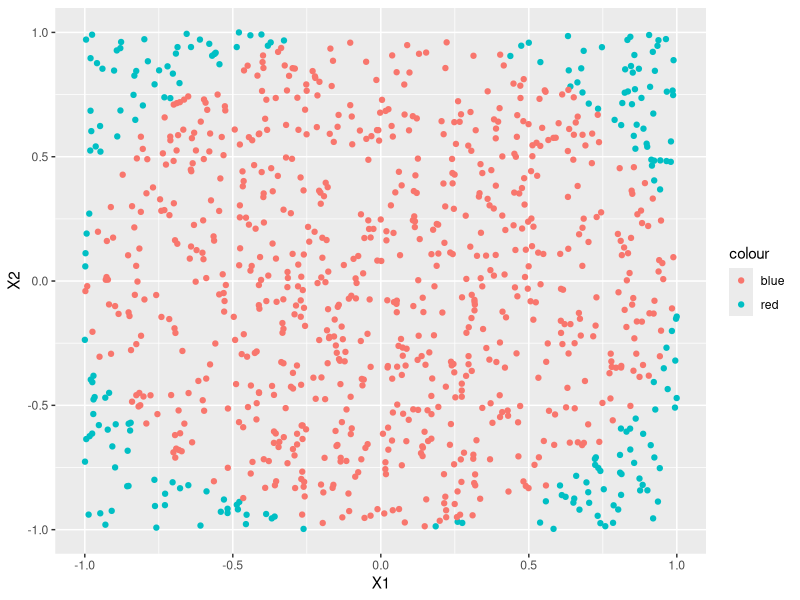
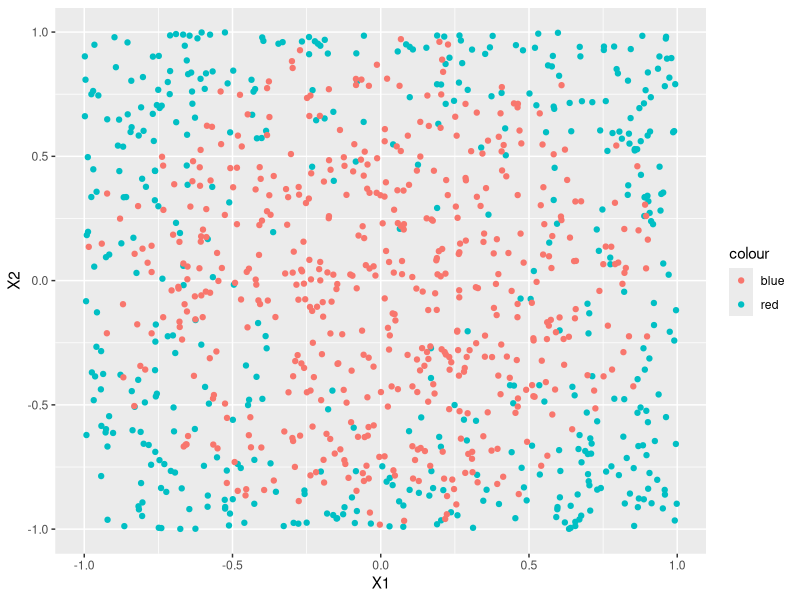
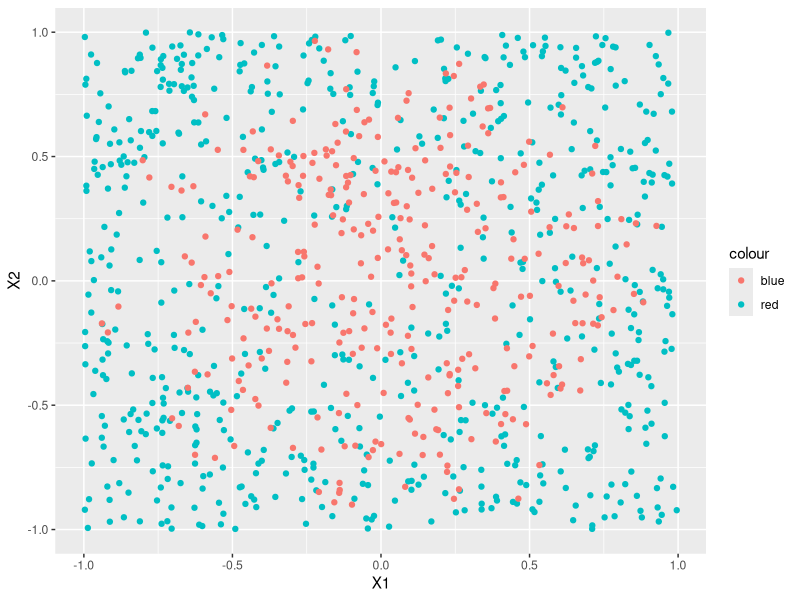
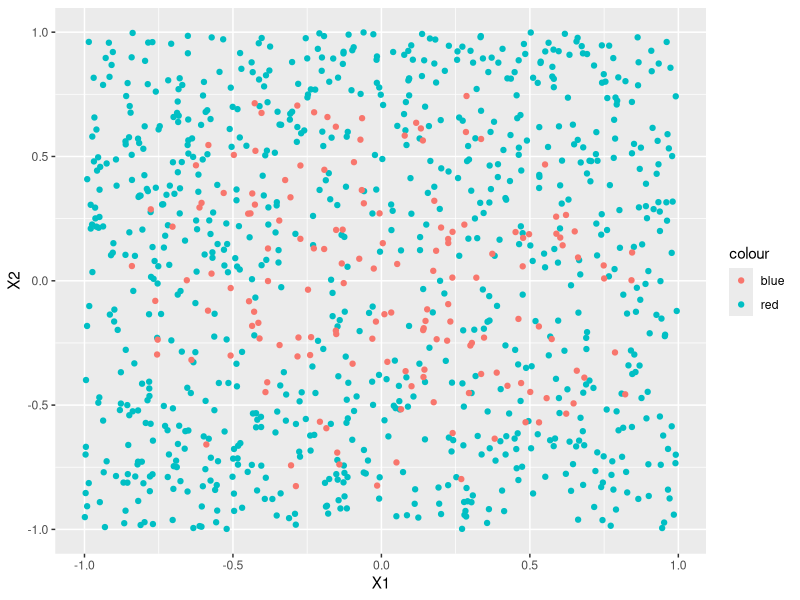
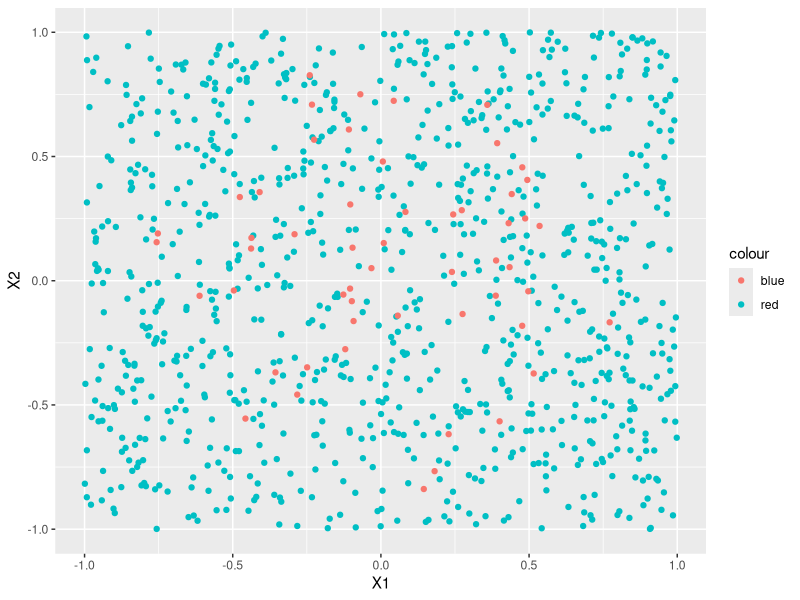
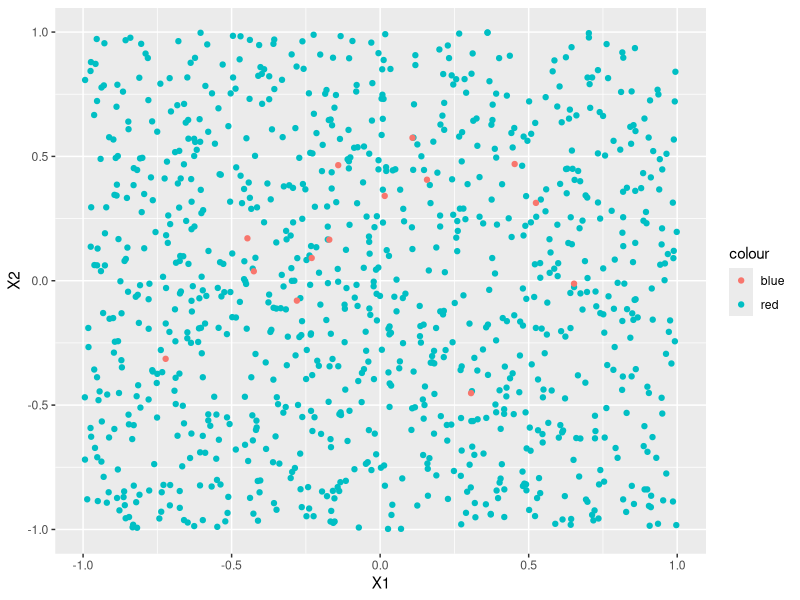
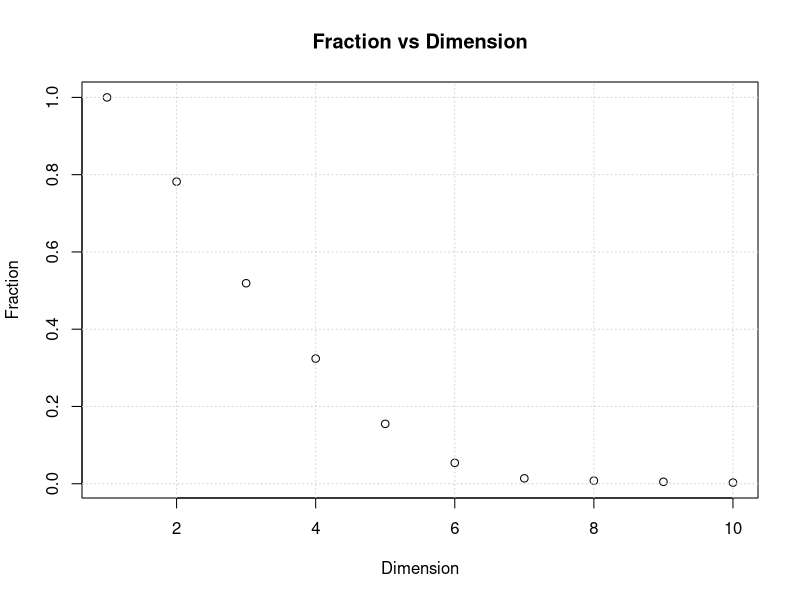
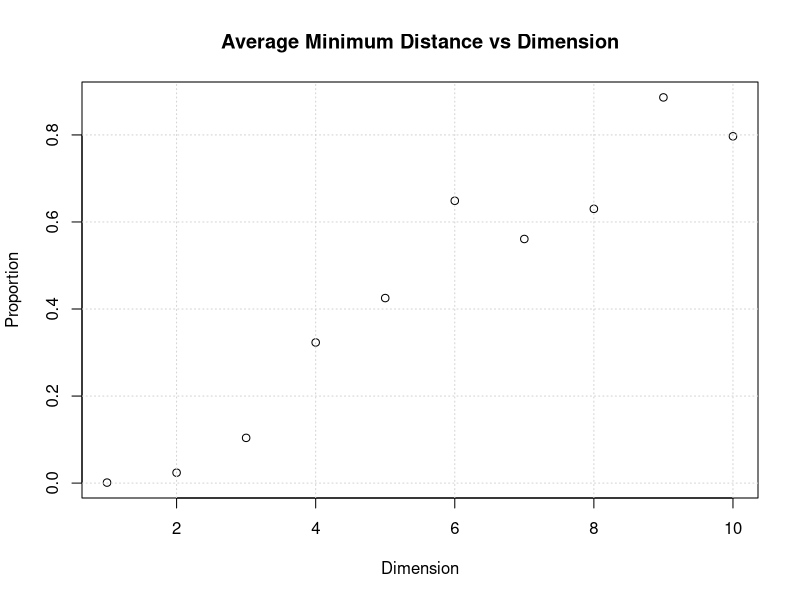

Write the R code that produced these figures, in order.
## ---- chunk 1

install.packages("dplyr", repos = "http://cran.us.r-project.org")
library(dplyr)
install.packages("proxy", repos = "http://cran.us.r-project.org")
library(proxy)
install.packages("data.table", repos = "http://cran.us.r-project.org")
library(data.table)
install.packages("ggplot2", repos = "http://cran.us.r-project.org")
library(ggplot2)
## ---- chunk 2
set.seed(52)
for(i in 1:10)
{
  
nam <- paste("D", i, sep = "")
assign(nam,data.frame(replicate(i,runif(1000, min=-1,max=1))))

}
## ---- chunk 3
colnames(D1)<- 'X1'
D1$A <- as.numeric(sqrt((D1$X1)^2))
fractionD1 <- nrow(subset(D1, A <1))/ nrow(D1)  
## ---- chunk 4
D2$A <- as.numeric(sqrt(((D2$X1)^2+(D2$X2)^2)))
kucuklerD2 <- subset(D2, A <=1)
buyuklerD2 <- subset(D2, A >1)
ggplot()+ geom_point(data=buyuklerD2,aes(X1,X2,colour="red") )+geom_point(data = kucuklerD2, aes(X1,X2,colour="blue"))
fractionD2 <- nrow(subset(D2, A <1))/ nrow(D2)  

D3$A <- as.numeric(sqrt(((D3$X1)^2+(D3$X2)^2)+(D3$X3)^2))
kucuklerD3 <- subset(D3, A <1)
buyuklerD3 <- subset(D3, A >=1)
ggplot()+ geom_point(data=buyuklerD3,aes(X1,X2,colour="red") )+geom_point(data = kucuklerD3, aes(X1,X2,colour="blue"))
fractionD3 <- nrow(subset(D3, A <1)) / nrow(D3) 

D4$A <- as.numeric(sqrt(((D4$X1)^2+(D4$X2)^2)+(D4$X3)^2+(D4$X4)^2))
kucuklerD4 <- subset(D4, A <1)
buyuklerD4 <- subset(D4, A >=1)
ggplot()+ geom_point(data=buyuklerD4,aes(X1,X2,colour="red") )+geom_point(data = kucuklerD4, aes(X1,X2,colour="blue"))
fractionD4 <- nrow(subset(D4, A <1)) / nrow(D4)  

D5$A <- as.numeric(sqrt(((D5$X1)^2+(D5$X2)^2)+(D5$X3)^2+(D5$X4)^2+(D5$X5)^2))
kucuklerD5 <- subset(D5, A <1)
buyuklerD5 <- subset(D5, A >=1)
ggplot()+ geom_point(data=buyuklerD5,aes(X1,X2,colour="red") )+geom_point(data = kucuklerD5, aes(X1,X2,colour="blue"))
fractionD5 <- nrow(subset(D5, A <1)) / nrow(D5) 

D6$A <- as.numeric(sqrt(((D6$X1)^2+(D6$X2)^2)+(D6$X3)^2+(D6$X4)^2+(D6$X5)^2)+(D6$X6)^2)
kucuklerD6 <- subset(D6, A <1)
buyuklerD6 <- subset(D6, A >=1)
ggplot()+ geom_point(data=buyuklerD6,aes(X1,X2,colour="red") )+geom_point(data = kucuklerD6, aes(X1,X2,colour="blue"))
fractionD6 <- nrow(subset(D6, A <1)) / nrow(D6) 

D7$A <- as.numeric(sqrt(((D7$X1)^2+(D7$X2)^2)+(D7$X3)^2+(D7$X4)^2+(D7$X5)^2)+(D7$X6)^2+(D7$X7)^2)
kucuklerD7 <- subset(D7, A <1)
buyuklerD7 <- subset(D7, A >=1)
ggplot()+ geom_point(data=buyuklerD7,aes(X1,X2,colour="red") )+geom_point(data = kucuklerD7, aes(X1,X2,colour="blue"))
fractionD7 <- nrow(subset(D7, A <1)) / nrow(D7) 

D8$A <- as.numeric(sqrt(((D8$X1)^2+(D8$X2)^2)+(D8$X3)^2+(D8$X4)^2+(D8$X5)^2)+(D8$X6)^2+(D8$X7)^2+(D8$X8)^2)
fractionD8 <- nrow(subset(D8, A <1))/ nrow(D8)  

D9$A <- as.numeric(sqrt(((D9$X1)^2+(D9$X2)^2)+(D9$X3)^2+(D9$X4)^2+(D9$X5)^2)+(D9$X6)^2+(D9$X7)^2+(D9$X8)^2,(D9$X9)^2)
fractionD9 <- nrow(subset(D9, A <1))/ nrow(D9) 

D10$A <- as.numeric(sqrt(((D10$X1)^2+(D10$X2)^2)+(D10$X3)^2+(D10$X4)^2+(D10$X5)^2)+(D10$X6)^2+(D10$X7)^2+(D10$X8)^2,(D10$X9)^2)
fractionD10 <- nrow(subset(D10, A <1))/ nrow(D10) 


fraction <- c(fractionD1,fractionD2,fractionD3,fractionD4,fractionD5,fractionD6,fractionD7,fractionD8,fractionD9,fractionD10) 
plot(fraction,main="Fraction vs Dimension",ylab="Fraction",xlab="Dimension")
grid()
## ---- chunk 5
pi_estimationD2 <- (fractionD2*4)/1
print(paste("Esitmation for pi using 2D is",pi_estimationD2))
pi_estimationD3 <- (fractionD3*8)/(4/3)
print(paste("Esitmation for pi using 3D is",pi_estimationD3))
pi_actual <- pi
print(paste("Actual pi value is",pi_actual))
## ---- chunk 6

set.seed(52)
for(i in 1:10)
{
  
  nam <- paste("D", i, sep = "")
  assign(nam,data.frame(replicate(i,runif(1000, min=-1,max=1))))
  
}

for(i in 1:10)
{
  
  nam2 <- paste("E", i, sep = "")
  assign(nam2,data.frame(replicate(i,runif(100, min=-1,max=1))))
  nam3<- paste("output",i,sep = "")
  assign(nam3,matrix(ncol=1, nrow=100,))
}


dist_mat1 <- proxy::dist(E1,D1)
dist_mat2 <- proxy::dist(E2,D2)
dist_mat3 <- proxy::dist(E3,D3)
dist_mat4 <- proxy::dist(E4,D4)
dist_mat5 <- proxy::dist(E5,D5)
dist_mat6 <- proxy::dist(E6,D6)
dist_mat7 <- proxy::dist(E7,D7)
dist_mat8 <- proxy::dist(E8,D8)
dist_mat9 <- proxy::dist(E9,D9)
dist_mat10 <- proxy::dist(E10,D10)

for(i in 1:100)
{
  
output1[i,1] <- min(dist_mat1[i,])
}
avgdistance1 <- mean(output1[1,])


for(i in 1:100)
{
  
  output2[i,1] <- min(dist_mat2[i,])
}

avgdistance2 <- mean(output2[1,])

for(i in 1:100)
{
  
  output3[i,1] <- min(dist_mat3[i,])
}

avgdistance3 <- mean(output3[1,])


for(i in 1:100)
{
  
  output4[i,1] <- min(dist_mat4[i,])
}

avgdistance4 <- mean(output4[1,])


for(i in 1:100)
{
  
  output5[i,1] <- min(dist_mat5[i,])
}

avgdistance5 <- mean(output5[1,])

for(i in 1:100)
{
  
  output6[i,1] <- min(dist_mat6[i,])
}

avgdistance6 <- mean(output6[1,])

for(i in 1:100)
{
  
  output7[i,1] <- min(dist_mat7[i,])
}

avgdistance7 <- mean(output7[1,])

for(i in 1:100)
{
  
  output8[i,1] <- min(dist_mat8[i,])
}

avgdistance8 <- mean(output8[1,])

for(i in 1:100)
{
  
  output9[i,1] <- min(dist_mat9[i,])
}

avgdistance9 <- mean(output9[1,])

for(i in 1:100)
{
  
  output10[i,1] <- min(dist_mat10[i,])
}
avgdistance10 <- mean(output10[1,])

avgdistance <- c(avgdistance1,avgdistance2,avgdistance3,avgdistance4,avgdistance5,avgdistance6,avgdistance7
                 ,avgdistance8,avgdistance9,avgdistance10)

plot(avgdistance,main="Average Minimum Distance vs Dimension",ylab="Proportion",xlab="Dimension")
grid()
